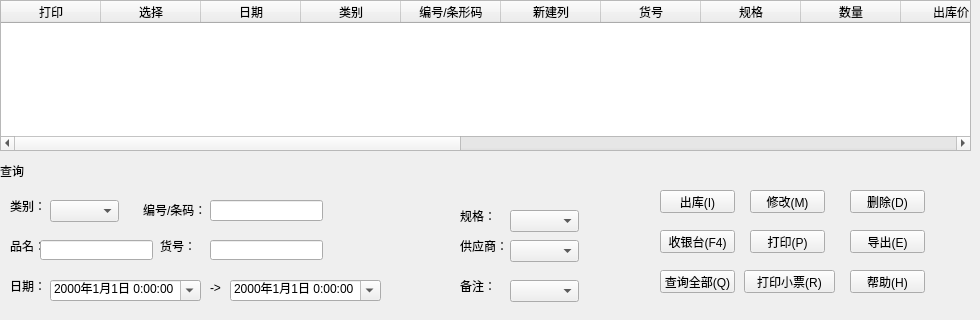
             <widget class="QWidget" name="tab_13">
              <attribute name="title">
               <string>出库统计</string>
              </attribute>
              <widget class="QTableWidget" name="tableWidget_9">
               <property name="geometry">
                <rect>
                 <x>0</x>
                 <y>0</y>
                 <width>971</width>
                 <height>151</height>
                </rect>
               </property>
               <column>
                <property name="text">
                 <string>打印</string>
                </property>
               </column>
               <column>
                <property name="text">
                 <string>选择</string>
                </property>
               </column>
               <column>
                <property name="text">
                 <string>日期</string>
                </property>
               </column>
               <column>
                <property name="text">
                 <string>类别</string>
                </property>
               </column>
               <column>
                <property name="text">
                 <string>编号/条形码</string>
                </property>
               </column>
               <column>
                <property name="text">
                 <string>新建列</string>
                </property>
               </column>
               <column>
                <property name="text">
                 <string>货号</string>
                </property>
               </column>
               <column>
                <property name="text">
                 <string>规格</string>
                </property>
               </column>
               <column>
                <property name="text">
                 <string>数量</string>
                </property>
               </column>
               <column>
                <property name="text">
                 <string>出库价</string>
                </property>
               </column>
               <column>
                <property name="text">
                 <string>新建列</string>
                </property>
               </column>
               <column>
                <property name="text">
                 <string>零售价</string>
                </property>
               </column>
               <column>
                <property name="text">
                 <string>零售额</string>
                </property>
               </column>
               <column>
                <property name="text">
                 <string>生产日期</string>
                </property>
               </column>
               <column>
                <property name="text">
                 <string>保质期</string>
                </property>
               </column>
               <column>
                <property name="text">
                 <string>到期日期</string>
                </property>
               </column>
               <column>
                <property name="text">
                 <string>生产批号</string>
                </property>
               </column>
               <column>
                <property name="text">
                 <string>新建列</string>
                </property>
               </column>
               <column>
                <property name="text">
                 <string>备注</string>
                </property>
               </column>
              </widget>
              <widget class="QWidget" name="toolWidget_31" native="true">
               <property name="geometry">
                <rect>
                 <x>0</x>
                 <y>160</y>
                 <width>971</width>
                 <height>151</height>
                </rect>
               </property>
               <widget class="QLabel" name="label_149">
                <property name="geometry">
                 <rect>
                  <x>0</x>
                  <y>0</y>
                  <width>971</width>
                  <height>21</height>
                 </rect>
                </property>
                <property name="text">
                 <string>查询</string>
                </property>
               </widget>
               <widget class="QLabel" name="label_157">
                <property name="geometry">
                 <rect>
                  <x>10</x>
                  <y>40</y>
                  <width>54</width>
                  <height>12</height>
                 </rect>
                </property>
                <property name="text">
                 <string>类别：</string>
                </property>
               </widget>
               <widget class="QLabel" name="label_311">
                <property name="geometry">
                 <rect>
                  <x>10</x>
                  <y>80</y>
                  <width>54</width>
                  <height>12</height>
                 </rect>
                </property>
                <property name="text">
                 <string>品名：</string>
                </property>
               </widget>
               <widget class="QLabel" name="label_315">
                <property name="geometry">
                 <rect>
                  <x>10</x>
                  <y>120</y>
                  <width>54</width>
                  <height>12</height>
                 </rect>
                </property>
                <property name="text">
                 <string>日期：</string>
                </property>
               </widget>
               <widget class="QLabel" name="label_316">
                <property name="geometry">
                 <rect>
                  <x>143</x>
                  <y>40</y>
                  <width>71</width>
                  <height>20</height>
                 </rect>
                </property>
                <property name="text">
                 <string>编号/条码：</string>
                </property>
               </widget>
               <widget class="QLabel" name="label_317">
                <property name="geometry">
                 <rect>
                  <x>160</x>
                  <y>80</y>
                  <width>54</width>
                  <height>12</height>
                 </rect>
                </property>
                <property name="text">
                 <string>货号：</string>
                </property>
               </widget>
               <widget class="QLabel" name="label_318">
                <property name="geometry">
                 <rect>
                  <x>460</x>
                  <y>50</y>
                  <width>54</width>
                  <height>12</height>
                 </rect>
                </property>
                <property name="text">
                 <string>规格：</string>
                </property>
               </widget>
               <widget class="QLabel" name="label_319">
                <property name="geometry">
                 <rect>
                  <x>460</x>
                  <y>80</y>
                  <width>54</width>
                  <height>12</height>
                 </rect>
                </property>
                <property name="text">
                 <string>供应商：</string>
                </property>
               </widget>
               <widget class="QLabel" name="label_321">
                <property name="geometry">
                 <rect>
                  <x>460</x>
                  <y>120</y>
                  <width>54</width>
                  <height>12</height>
                 </rect>
                </property>
                <property name="text">
                 <string>备注：</string>
                </property>
               </widget>
               <widget class="QComboBox" name="comboBox_111">
                <property name="geometry">
                 <rect>
                  <x>50</x>
                  <y>40</y>
                  <width>69</width>
                  <height>22</height>
                 </rect>
                </property>
               </widget>
               <widget class="QComboBox" name="comboBox_113">
                <property name="geometry">
                 <rect>
                  <x>510</x>
                  <y>50</y>
                  <width>69</width>
                  <height>22</height>
                 </rect>
                </property>
               </widget>
               <widget class="QComboBox" name="comboBox_114">
                <property name="geometry">
                 <rect>
                  <x>510</x>
                  <y>80</y>
                  <width>69</width>
                  <height>22</height>
                 </rect>
                </property>
               </widget>
               <widget class="QComboBox" name="comboBox_116">
                <property name="geometry">
                 <rect>
                  <x>510</x>
                  <y>120</y>
                  <width>69</width>
                  <height>22</height>
                 </rect>
                </property>
               </widget>
               <widget class="QLineEdit" name="lineEdit_36">
                <property name="geometry">
                 <rect>
                  <x>210</x>
                  <y>40</y>
                  <width>113</width>
                  <height>21</height>
                 </rect>
                </property>
               </widget>
               <widget class="QLineEdit" name="lineEdit_38">
                <property name="geometry">
                 <rect>
                  <x>210</x>
                  <y>80</y>
                  <width>113</width>
                  <height>20</height>
                 </rect>
                </property>
               </widget>
               <widget class="QLineEdit" name="lineEdit_81">
                <property name="geometry">
                 <rect>
                  <x>40</x>
                  <y>80</y>
                  <width>113</width>
                  <height>20</height>
                 </rect>
                </property>
               </widget>
               <widget class="QPushButton" name="pushButton_295">
                <property name="geometry">
                 <rect>
                  <x>660</x>
                  <y>30</y>
                  <width>75</width>
                  <height>23</height>
                 </rect>
                </property>
                <property name="text">
                 <string>出库(I)</string>
                </property>
               </widget>
               <widget class="QPushButton" name="pushButton_296">
                <property name="geometry">
                 <rect>
                  <x>750</x>
                  <y>30</y>
                  <width>75</width>
                  <height>23</height>
                 </rect>
                </property>
                <property name="text">
                 <string>修改(M)</string>
                </property>
               </widget>
               <widget class="QPushButton" name="pushButton_297">
                <property name="geometry">
                 <rect>
                  <x>850</x>
                  <y>30</y>
                  <width>75</width>
                  <height>23</height>
                 </rect>
                </property>
                <property name="text">
                 <string>删除(D)</string>
                </property>
               </widget>
               <widget class="QPushButton" name="pushButton_298">
                <property name="geometry">
                 <rect>
                  <x>660</x>
                  <y>70</y>
                  <width>75</width>
                  <height>23</height>
                 </rect>
                </property>
                <property name="text">
                 <string>收银台(F4)</string>
                </property>
               </widget>
               <widget class="QPushButton" name="pushButton_299">
                <property name="geometry">
                 <rect>
                  <x>750</x>
                  <y>70</y>
                  <width>75</width>
                  <height>23</height>
                 </rect>
                </property>
                <property name="text">
                 <string>打印(P)</string>
                </property>
               </widget>
               <widget class="QPushButton" name="pushButton_300">
                <property name="geometry">
                 <rect>
                  <x>850</x>
                  <y>70</y>
                  <width>75</width>
                  <height>23</height>
                 </rect>
                </property>
                <property name="text">
                 <string>导出(E)</string>
                </property>
               </widget>
               <widget class="QPushButton" name="pushButton_302">
                <property name="geometry">
                 <rect>
                  <x>744</x>
                  <y>110</y>
                  <width>91</width>
                  <height>23</height>
                 </rect>
                </property>
                <property name="text">
                 <string>打印小票(R)</string>
                </property>
               </widget>
               <widget class="QPushButton" name="pushButton_303">
                <property name="geometry">
                 <rect>
                  <x>850</x>
                  <y>110</y>
                  <width>75</width>
                  <height>23</height>
                 </rect>
                </property>
                <property name="text">
                 <string>帮助(H)</string>
                </property>
               </widget>
               <widget class="QPushButton" name="pushButton_304">
                <property name="geometry">
                 <rect>
                  <x>660</x>
                  <y>110</y>
                  <width>75</width>
                  <height>23</height>
                 </rect>
                </property>
                <property name="text">
                 <string>查询全部(Q)</string>
                </property>
               </widget>
               <widget class="QLabel" name="label_322">
                <property name="geometry">
                 <rect>
                  <x>210</x>
                  <y>120</y>
                  <width>21</width>
                  <height>16</height>
                 </rect>
                </property>
                <property name="text">
                 <string>-&gt;</string>
                </property>
               </widget>
               <widget class="QDateTimeEdit" name="dateTimeEdit_66">
                <property name="geometry">
                 <rect>
                  <x>50</x>
                  <y>120</y>
                  <width>151</width>
                  <height>21</height>
                 </rect>
                </property>
                <property name="dateTime">
                 <datetime>
                  <hour>0</hour>
                  <minute>0</minute>
                  <second>0</second>
                  <year>2000</year>
                  <month>1</month>
                  <day>1</day>
                 </datetime>
                </property>
                <property name="displayFormat">
                 <string>yyyy年M月d日 H:mm:ss</string>
                </property>
                <property name="calendarPopup">
                 <bool>true</bool>
                </property>
               </widget>
               <widget class="QDateTimeEdit" name="dateTimeEdit_67">
                <property name="geometry">
                 <rect>
                  <x>230</x>
                  <y>120</y>
                  <width>151</width>
                  <height>21</height>
                 </rect>
                </property>
                <property name="dateTime">
                 <datetime>
                  <hour>0</hour>
                  <minute>0</minute>
                  <second>0</second>
                  <year>2000</year>
                  <month>1</month>
                  <day>1</day>
                 </datetime>
                </property>
                <property name="displayFormat">
                 <string>yyyy年M月d日 H:mm:ss</string>
                </property>
                <property name="calendarPopup">
                 <bool>true</bool>
                </property>
               </widget>
              </widget>
             </widget>
